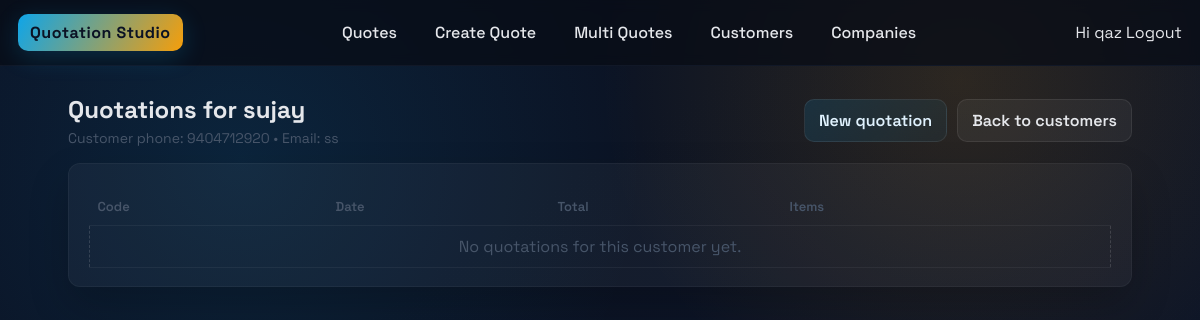
The page /customers/1/quotes/ (signed in) on the database as committed earlier.
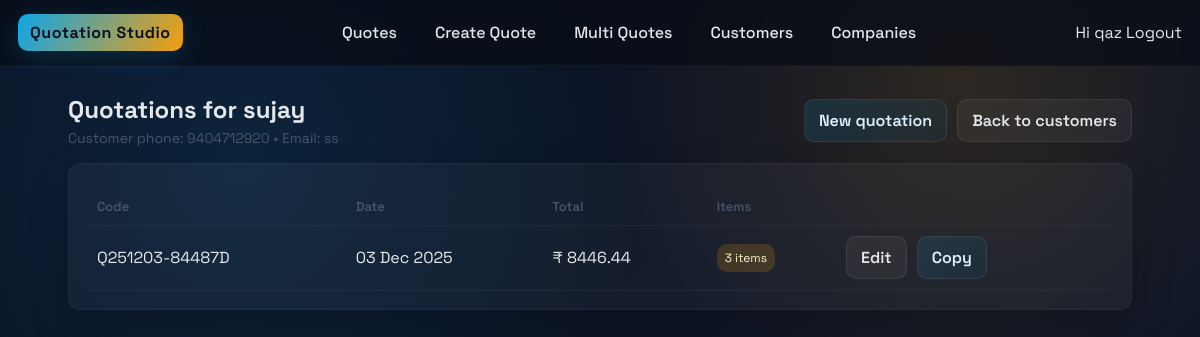
The same page on the database as committed later.
### quotation_models/models.py (models this page shows, shortened)
class Quotation(models.Model):
    code = models.CharField(max_length=40, unique=True)
    buyer = models.ForeignKey(Buyer, on_delete=models.PROTECT)
    created_by = models.ForeignKey(User, on_delete=models.PROTECT)
    notes = models.TextField(blank=True, default="")
    include_gst = models.BooleanField(default=True)
    currency = models.CharField(max_length=8, default="INR")
    created_at = models.DateTimeField(auto_now_add=True)
    valid_until = models.DateTimeField(null=True, blank=True)
    subtotal = models.DecimalField(max_digits=12, decimal_places=2, default=0)
    tax = models.DecimalField(max_digits=12, decimal_places=2, default=0)
    total = models.DecimalField(max_digits=12, decimal_places=2, default=0)
    class Meta:
        app_label = "quotation_models"

### quotations/views.py (the view)
# urls.py: path("customers/<int:pk>/quotes/", views.buyer_quotes, name="buyer_quotes"),
@login_required
def buyer_quotes(request, pk: int):
    buyer = get_object_or_404(Buyer, pk=pk)
    quotes = Quotation.objects.filter(buyer=buyer, created_by=request.user).order_by("-created_at").prefetch_related("items")
    return render(request, "quotations/buyer_quotes.html", {"buyer": buyer, "quotes": quotes})

### templates/quotations/buyer_quotes.html (shortened to what this page needs)
{% extends "base.html" %}
{% block content %}
<div class="page-header">
    <div>
        <h1 class="page-title">Quotations for {{ buyer.name }}</h1>
        <p class="page-subtitle">Customer phone: {{ buyer.phone }} • Email: {{ buyer.email }}</p>
    </div>
    <div class="actions">
        <a class="btn" href="{% url 'quotations:create' %}?buyer={{ buyer.id }}">New quotation</a>
        <a class="btn-secondary btn" href="{% url 'quotations:buyer_list' %}">Back to customers</a>
    </div>
</div>
<div class="panel">
    <table class="table">
        <thead>
            <tr>
                <th>Code</th>
                <th>Date</th>
                <th>Total</th>
                <th>Items</th>
                <th></th>
            </tr>
        </thead>
        <tbody>
            {% for q in quotes %}
            <tr>
                <td>{{ q.code }}</td>
                <td>{{ q.created_at|date:"d M Y" }}</td>
                <td class="amount-cell">₹ {{ q.total }}</td>
                {% with item_count=q.items.all|length %}
                <td><span class="tag amber">{{ item_count }} item{{ item_count|pluralize }}</span></td>
                {% endwith %}
                <td class="actions">
                    <a class="btn-secondary btn" href="{% url 'quotations:edit' q.id %}">Edit</a>
                    <a class="btn btn" href="{% url 'quotations:copy' q.id %}">Copy</a>
                </td>
            </tr>
            {% empty %}
            <tr><td colspan="5" class="empty">No quotations for this customer yet.</td></tr>
            {% endfor %}
        </tbody>
    </table>
</div>
{% endblock %}

Rows that differ between the two databases and show on the page:
added Quotation: code "Q251203-84487D", created_at "03 Dec 2025", total "8446.44", items "3"
Other text that changed with them:
text no longer shown: "No quotations for this customer yet."
